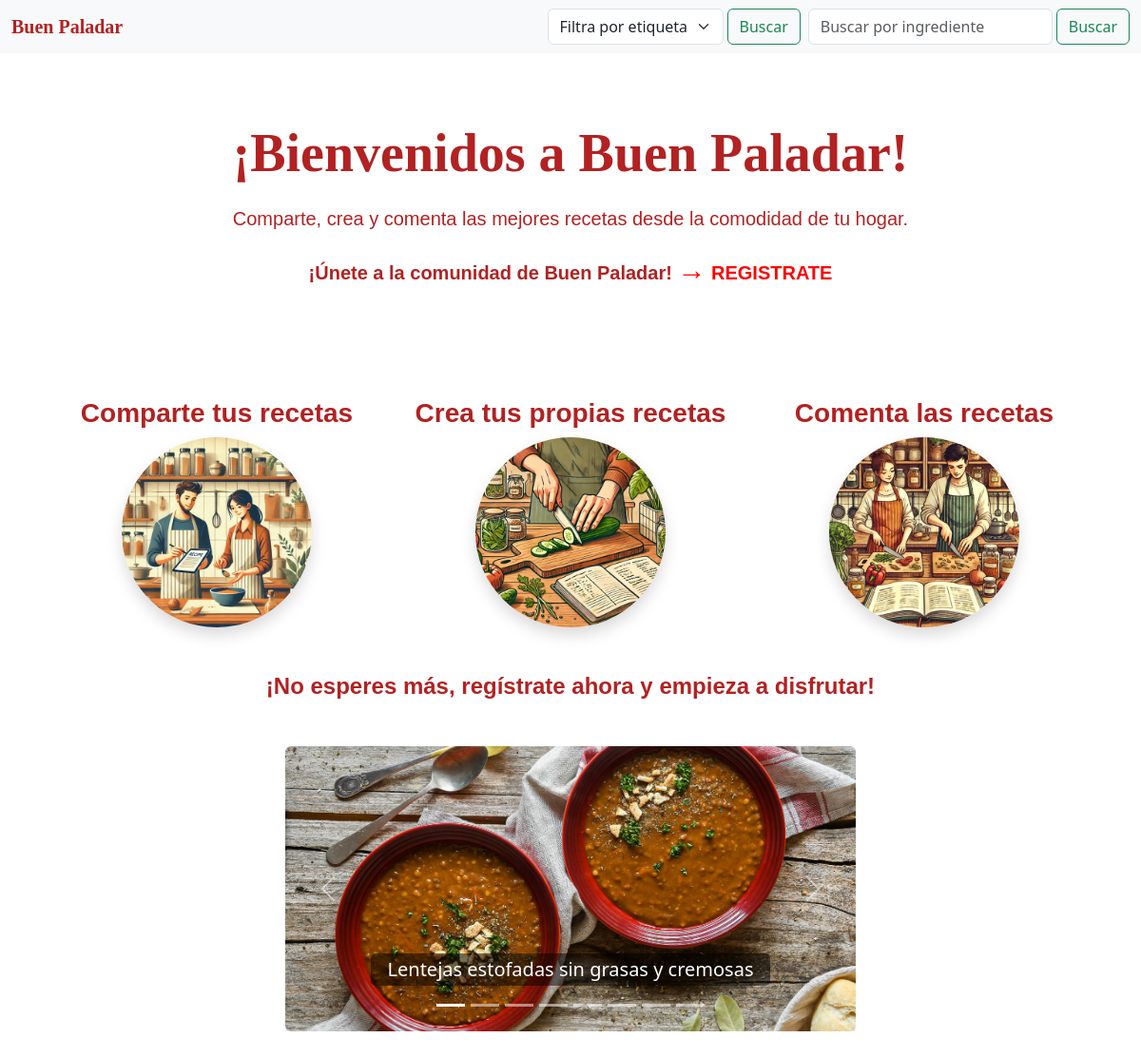
The page / on the database its author committed.
### recetas/models.py (models this page shows, shortened)
class Receta(models.Model):
    nombre = models.CharField(max_length=255)# nombre  receta
    ingredientes = models.TextField()
    elaboracion = models.TextField()
    tiempo_preparacion = models.PositiveIntegerField(help_text='Tiempo en minutos')
    comensales = models.PositiveIntegerField(help_text='Número de personas para las que se prepara la receta')
    dificultad = models.CharField(   #dificultad de la receta, con opciones difici,facil,media
        max_length=50,
        choices=[('Fácil', 'Fácil'), ('Media', 'Media'), ('Difícil', 'Difícil')]
    )
    categoria = models.CharField(max_length=100) # categoría de la receta (por ejemplo, "Postre", "Entrante")
    etiquetas = models.ManyToManyField(Etiqueta, blank=True, related_name='recetas')
    imagen = models.ImageField(upload_to='recetas_imagenes/', blank=True, null=True)
    fecha_creacion = models.DateTimeField(auto_now_add=True)
    autor = models.ForeignKey(User, on_delete=models.CASCADE, related_name='recetas')
    visitas = models.IntegerField(default=0)
    me_gusta = models.ManyToManyField(User, related_name='me_gusta', blank=True)

### recetas/views.py (the view)
# urls.py: path('',Bienvenidaview.as_view(), name='home'),
class Bienvenidaview(TemplateView):
    template_name = 'recetas/bienvenida.html'
    def get_context_data(self, **kwargs):
        context = super().get_context_data(**kwargs)
        context['recetas'] = Receta.objects.all()  # Agregamos todas las recetas al contexto
        return context

### recetas/context_processors.py (called while the page is built)
def etiquetas_disponibles(request):
    return {
        'etiquetas': Etiqueta.objects.all()
    }

### recetas/templates/recetas/bienvenida.html (shortened to what this page needs)
{% extends 'recetas/base.html' %}
{% load static %}
{% block content %}
<div class="text-center py-5">
    <h1 class="display-4" style="font-family: 'Georgia', serif; color: #B22222; font-weight: bold; margin-bottom: 20px;">
        ¡Bienvenidos a Buen Paladar!
    </h1>
    <p class="lead" style="font-family: Arial, sans-serif; color: #B22222;">
        Comparte, crea y comenta las mejores recetas desde la comodidad de tu hogar.
    </p>
    <p class="lead mt-3" style="font-family: Arial, sans-serif; font-weight: bold; color: #B22222;">
        ¡Únete a la comunidad de Buen Paladar!
        <a href="{% url 'register' %}" style="text-decoration: none; color: #fc0505;">
            <span style="font-size: 1.5em; font-weight: bold;">→</span> REGISTRATE
        </a>
    </p>
</div>
<div class="container mt-5">
    <div class="row text-center">
        <div class="col-md-4">
            <h3 style="color: #B22222; font-family: Arial, sans-serif; font-weight: bold;">Comparte tus recetas</h3>
            <img src="{% static 'recetas/compartir.png' %}" alt="Compartir recetas" class="rounded-circle img-fluid shadow" style="width: 200px; height: 200px;">
        </div>
        <div class="col-md-4">
            <h3 style="color: #B22222; font-family: Arial, sans-serif; font-weight: bold;">Crea tus propias recetas</h3>
            <img src="{% static 'recetas/crea.png' %}" alt="Crear recetas" class="rounded-circle img-fluid shadow" style="width: 200px; height: 200px;">
        </div>
        <div class="col-md-4">
            <h3 style="color: #B22222; font-family: Arial, sans-serif; font-weight: bold;">Comenta las recetas</h3>
            <img src="{% static 'recetas/comentaa.png' %}" alt="Comentar recetas" class="rounded-circle img-fluid shadow" style="width: 200px; height: 200px;">
        </div>
    </div>
</div>
<div class="text-center my-5">
    <h4 style="color: #B22222; font-family: Arial, sans-serif; font-weight: bold;">
        ¡No esperes más, regístrate ahora y empieza a disfrutar!
    </h4>
</div>
<div id="recetasCarousel" class="carousel slide mx-auto mb-5" data-bs-ride="carousel" style="width: 90%; max-width: 600px;">
    <div class="carousel-indicators">
        {% for receta in recetas %}
            <button type="button" data-bs-target="#recetasCarousel" data-bs-slide-to="{{ forloop.counter0 }}" {% if forloop.first %}class="active"{% endif %} aria-current="true" aria-label="Slide {{ forloop.counter }}"></button>
        {% endfor %}
    </div>
    <div class="carousel-inner">
        {% for receta in recetas %}
            <div class="carousel-item {% if forloop.first %}active{% endif %}">
                <a href="{% url 'receta_detalle' receta.pk %}">
                    <img src="{{ receta.imagen.url }}" class="d-block w-100 rounded shadow" alt="Imagen de {{ receta.nombre }}" style="height: 300px; object-fit: cover;">
                </a>
                <div class="carousel-caption d-none d-md-block">
                    <h5 style="background: rgba(0, 0, 0, 0.5); color: white; padding: 5px; border-radius: 5px;">{{ receta.nombre }}</h5>
                </div>
            </div>
        {% endfor %}
    </div>
    <button class="carousel-control-prev" type="button" data-bs-target="#recetasCarousel" data-bs-slide="prev">
        <span class="carousel-control-prev-icon" aria-hidden="true"></span>
    </button>
    <button class="carousel-control-next" type="button" data-bs-target="#recetasCarousel" data-bs-slide="next">
        <span class="carousel-control-next-icon" aria-hidden="true"></span>
    </button>
</div>
{% endblock %}

### rows shown on the page
Receta: imagen (picture), nombre "Lentejas estofadas sin grasas y cremosas"
